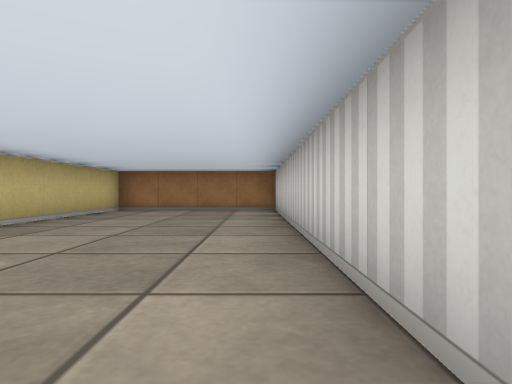
view 1 (above)

13 first-person views from a walk through a cub3D ray-caster map. The camera is about half as high as the walls, looks level and sees 75° across. The floor is counted in squares. Each view is taken from the middle of a square. On the plan, view 1 faces up. The plan holds only what a view shows up to about 9 squares ahead; the rest is blank.

view 2
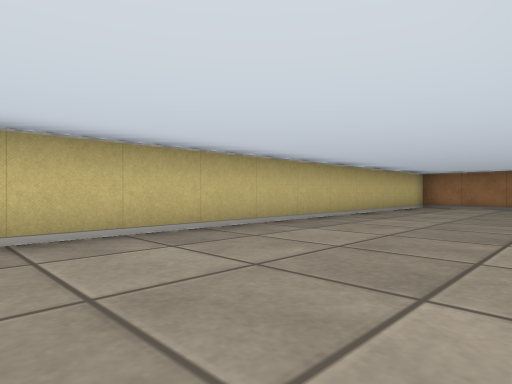

view 3
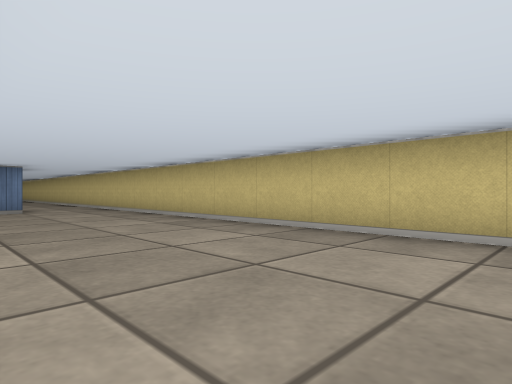

view 4
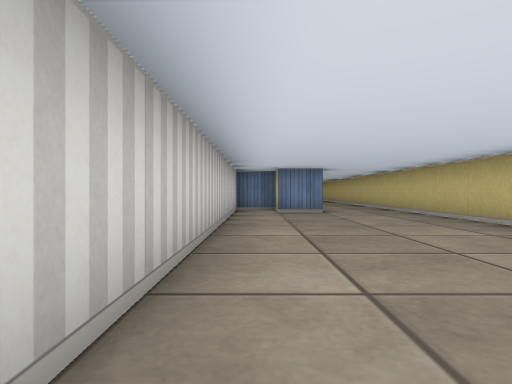

view 5
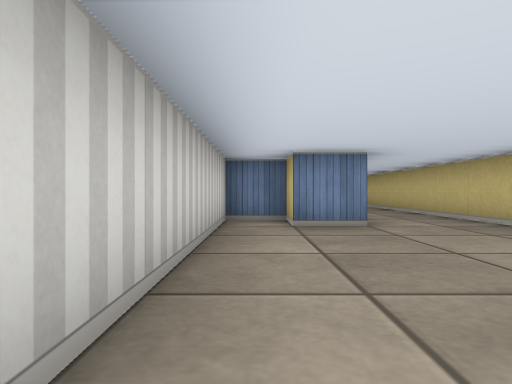

view 6
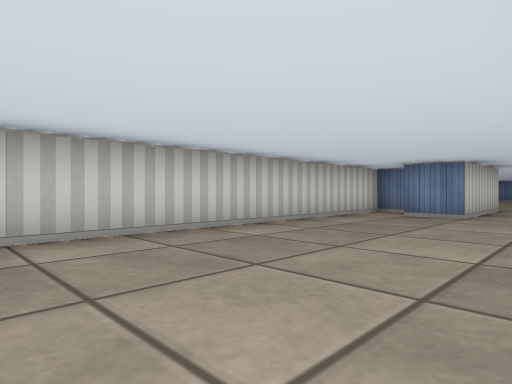

view 7
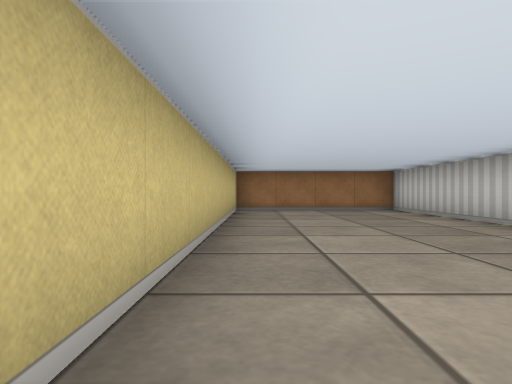

view 8
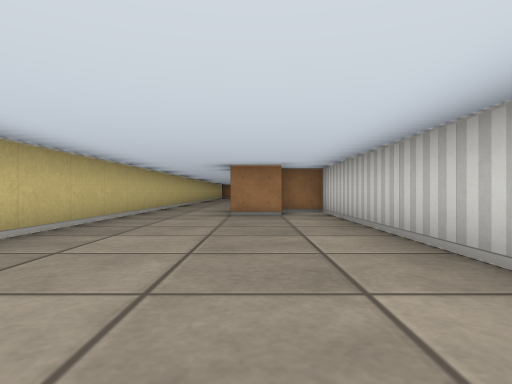

view 9
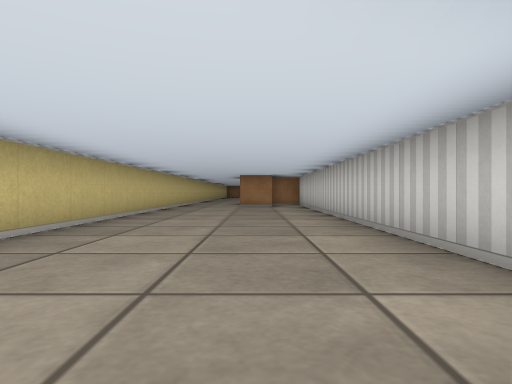

view 10
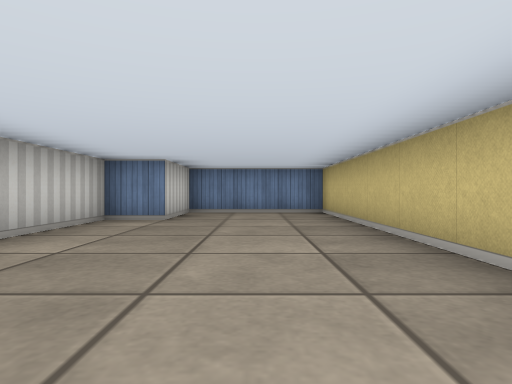

view 11
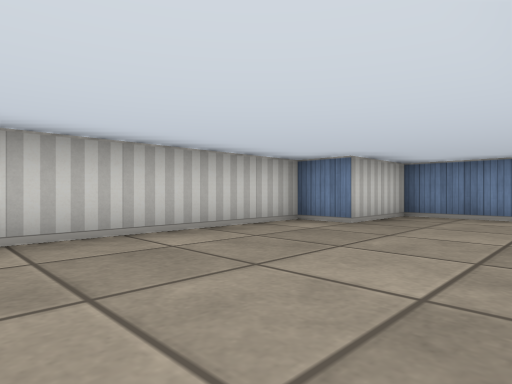

view 12
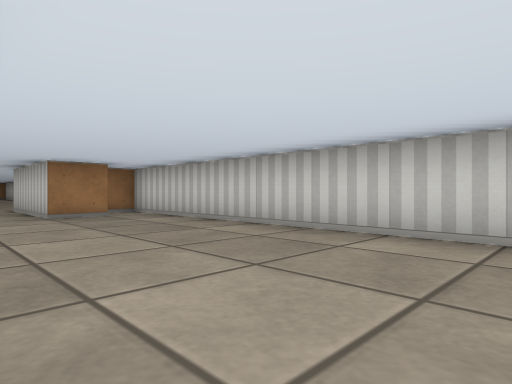

view 13
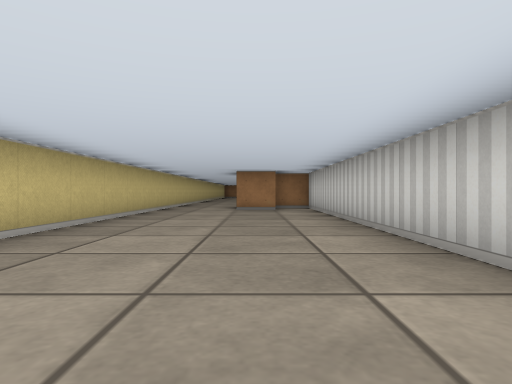

### Floor plan
Ten units are one square. View 1 is at (0, 0); x grows to the right and y downward. Boxes are objects, and circles mark ways between rooms. Rooms are numbered by the first view taken in them; rooms with no view inside come last. Other rooms are left out.
<svg viewBox="-40 -90 50 310">
<path fill="none" stroke="#000" d="M-15 65 -5 65 -5 75 5 75 5 -85 -35 -85 -35 55M-5 95 -15 95 -15 65M-35 55 -35 215 -5 215 -5 195 5 195 5 85 -5 85"/>
<circle cx="-25" cy="65" r="3" fill="#2a7"/>
<text x="-10" y="-10">1</text>
<text x="-20" y="140">2</text>
</svg>
Room 1 opens to room 2.

Where each view was taken, in squares from view 1:
view 1: 0 up, 0 right, facing up
view 2: 2 down, 0 right, facing up-left
view 3: 2 up, 0 right, facing down-left
view 4: 1 up, 0 right, facing down
view 5: 2 down, 0 right, facing down
view 6: 0 up, 3 left, facing down-right
view 7: 0 up, 3 left, facing up
view 8: 16 down, 1 left, facing up
view 9: 20 down, 1 left, facing up
view 10: 14 down, 2 left, facing down
view 11: 15 down, 3 left, facing down-right
view 12: 16 down, 3 left, facing up-right
view 13: 18 down, 1 left, facing up
